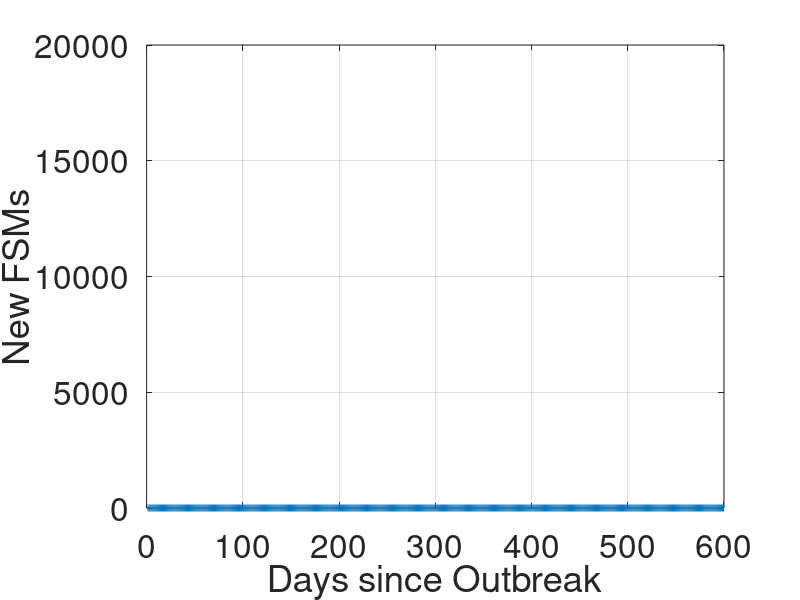

Source code (MATLAB):
clear
clc
close all

n = 99;
m = 600;
fsm_data = zeros(m,1);
fsm_data_vacc = fsm_data;

for i=0:n
	fileTitle = strcat('../Feb9_run_',int2str(i));
	fileTitle = strcat(fileTitle,'.dat');
	fileTitle_vacc = strcat('../Feb9_run_vacc_',int2str(i));
	fileTitle_vacc = strcat(fileTitle_vacc,'.dat');
	if(exist(fileTitle))
		current = load(fileTitle);
		fsm_data += current(:,2)/n;
	endif
	if(exist(fileTitle_vacc))
		current = load(fileTitle_vacc);
		fsm_data_vacc += current(:,2)/n;
	endif
endfor

days = transpose([1:length(fsm_data)]);

figure(1,'position',[0,0,1000,500]);
hold on;
plot(days,fsm_data,'linewidth',5)
%plot(days,fsm_data_vacc)
axis([0 600 0 20000])
xlabel('Days since Outbreak','fontsize',24);
ylabel('New FSMs','fontsize',24);
set(gca(),'fontsize',24);
grid on;
box on;
